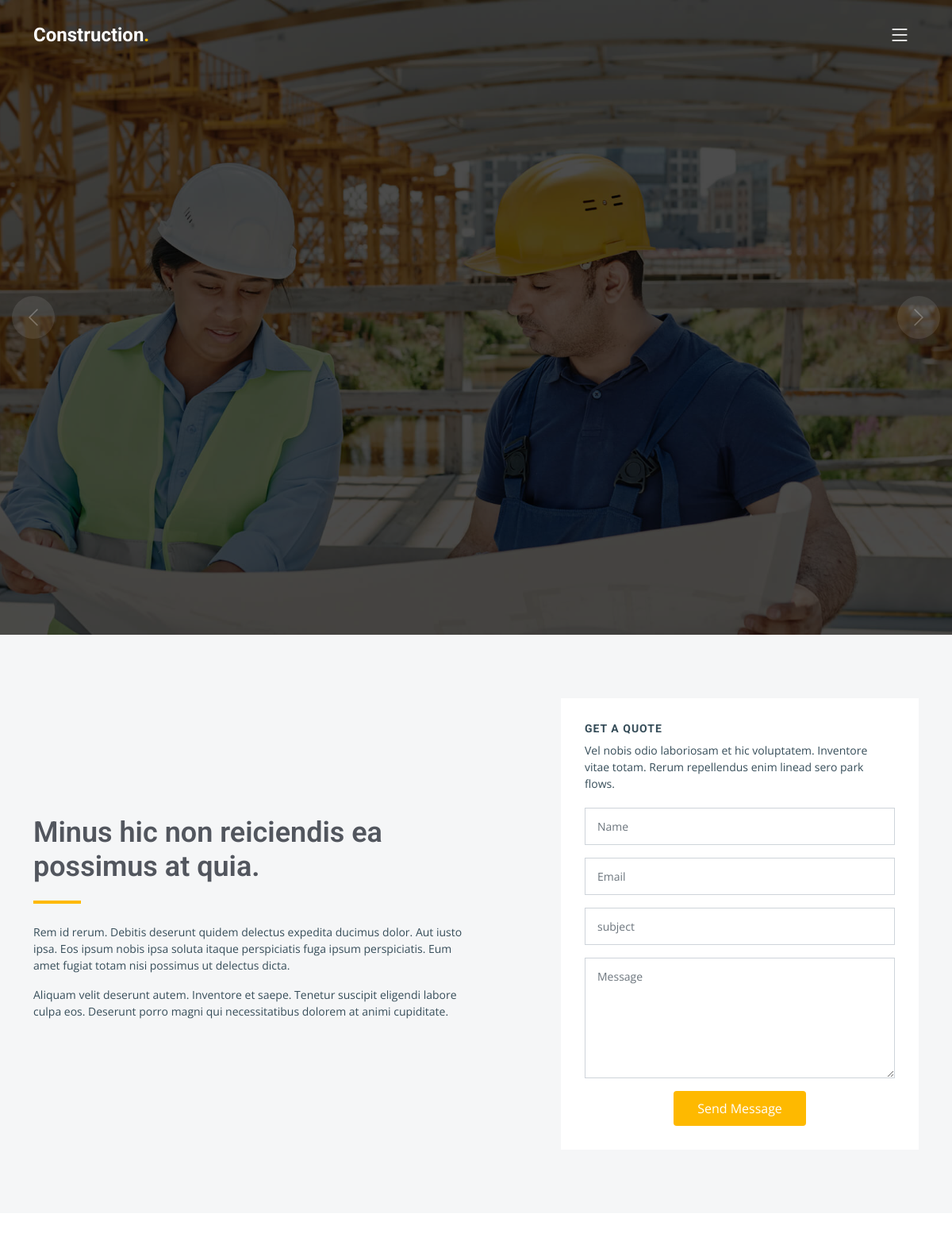
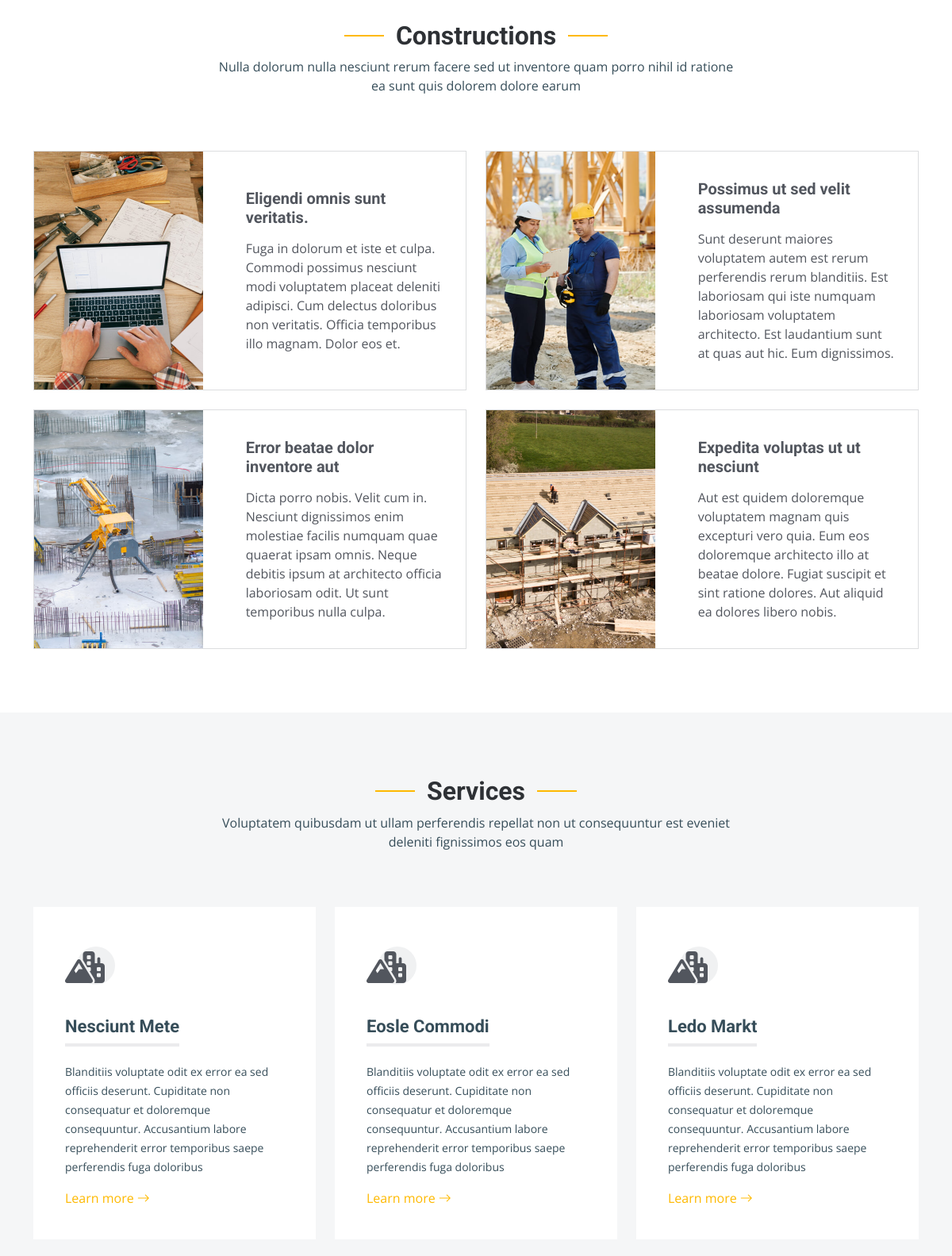
The page / (upper part) on the database its author committed (2 pictures, top to bottom).
### mainApp/models.py (models this page shows, shortened)
class Slider(models.Model):
    title = models.CharField(max_length=800)
    sub_title = models.CharField(max_length=800)
    slide = models.ImageField(upload_to='slider_image')

class Construction(models.Model):
    title = models.CharField(max_length=800)
    image = models.ImageField(upload_to='construction')
    details = RichTextField()

class Service(models.Model):
    title = models.CharField(max_length=800)
    icon = models.ImageField(upload_to='services')
    details = RichTextField()

### mainApp/views.py (the view, shortened to what this page needs)
# urls.py: 2. Add a URL to urlpatterns:  path('', views.home, name='home')
def home(request):
    slider = Slider.objects.all()
    remodeling = Project.objects.filter(category__icontains='Remodeling')[:3]
    construction = Project.objects.filter(category__icontains='Construction')[:3]
    design = Project.objects.filter(category__icontains='Design')[:3]
    repairs = Project.objects.filter(category__icontains='Repairs')[:3]
    testimonial = Testimonial.objects.all()
    recent_blog = Blog.objects.all().order_by('-date')[:3]
    constructions = Construction.objects.all()[:4]
    services = Service.objects.all()
    modisit = Feature.objects.filter(category__icontains='Modisit')
    praesenti = Feature.objects.filter(category__icontains='Praesenti')
    explica = Feature.objects.filter(category__icontains='Explica')
    nostrum = Feature.objects.filter(category__icontains='Nostrum')
    if request.method == 'POST':
        email = request.POST.get('email')
        us = NewsLetter(email=email)
        us.save()
        return redirect('home')
    context  = {
        'slider': slider,
        'remodeling': remodeling,
        'construction': construction,
        'design': design,
        'repairs': repairs,
        'constructions': constructions,
        'services': services,
        'modisit': modisit,
        'praesenti': praesenti,
        'explica': explica,
        'nostrum': nostrum,
        'testimonials': testimonial,
        'rblog': recent_blog
    }
    return render(request, 'index.html', context)

### mainApp/templates/index.html (shortened to what this page needs)
{% load static %}
<!DOCTYPE html>
<html lang="en">
<head>
  <link href="{% static 'vendor/bootstrap/css/bootstrap.min.css' %}" rel="stylesheet">
  <link href="{% static 'vendor/bootstrap-icons/bootstrap-icons.css' %}" rel="stylesheet">
  <link href="{%  static 'vendor/fontawesome-free/css/all.min.css' %}" rel="stylesheet">
  <link href="{% static 'vendor/aos/aos.css' %}" rel="stylesheet">
  <link href="{% static 'vendor/glightbox/css/glightbox.min.css' %}" rel="stylesheet">
  <link href="{% static 'vendor/swiper/swiper-bundle.min.css' %}" rel="stylesheet">
  <link href="{% static 'css/main.css' %}" rel="stylesheet">
</head>
<body>
  <header id="header" class="header d-flex align-items-center">
    <div class="container-fluid container-xl d-flex align-items-center justify-content-between">
      <a href="{% url 'home' %}" class="logo d-flex align-items-center">
        <h1>Construction<span>.</span></h1>
      </a>
      <i class="mobile-nav-toggle mobile-nav-show bi bi-list"></i>
    </div>
  </header>
  <section id="hero" class="hero">
    <div class="info d-flex align-items-center">
    </div>
    <div id="hero-carousel" class="carousel slide" data-bs-ride="carousel" data-bs-interval="5000">
      {%for x in slider %}
      <div class="carousel-item active" style="background-image: url({{x.slide.url}})"></div>
      {% endfor %}
      <a class="carousel-control-prev" href="#hero-carousel" role="button" data-bs-slide="prev">
        <span class="carousel-control-prev-icon bi bi-chevron-left" aria-hidden="true"></span>
      </a>
      <a class="carousel-control-next" href="#hero-carousel" role="button" data-bs-slide="next">
        <span class="carousel-control-next-icon bi bi-chevron-right" aria-hidden="true"></span>
      </a>
    </div>
  </section>
  <main id="main">
    <section id="get-started" class="get-started section-bg">
      <div class="container">
        <div class="row justify-content-between gy-4">
          <div class="col-lg-6 d-flex align-items-center" data-aos="fade-up">
            <div class="content">
              <h3>Minus hic non reiciendis ea possimus at quia.</h3>
              <p>Rem id rerum. Debitis deserunt quidem delectus expedita ducimus dolor. Aut iusto ipsa. Eos ipsum nobis ipsa soluta itaque perspiciatis fuga ipsum perspiciatis. Eum amet fugiat totam nisi possimus ut delectus dicta.
              <p>Aliquam velit deserunt autem. Inventore et saepe. Tenetur suscipit eligendi labore culpa eos. Deserunt porro magni qui necessitatibus dolorem at animi cupiditate.</p>
            </div>
          </div>
          <div class="col-lg-5" data-aos="fade">
            <form action="#" method="post" class="php-email-form">
              <h3>Get a quote</h3>
              <p>Vel nobis odio laboriosam et hic voluptatem. Inventore vitae totam. Rerum repellendus enim linead sero park flows.</p>
              <div class="row gy-3">
                <div class="col-md-12">
                  <input type="text" name="name" class="form-control" placeholder="Name" required>
                </div>
                <div class="col-md-12 ">
                  <input type="email" class="form-control" name="email" placeholder="Email" required>
                </div>
                <div class="col-md-12">
                  <input type="text" class="form-control" name="subject" placeholder="subject" required>
                </div>
                <div class="col-md-12">
                  <textarea class="form-control" name="message" rows="6" placeholder="Message" required></textarea>
                </div>
                <div class="col-md-12 text-center">
                  <button type="submit">Send Message</button>
                </div>
              </div>
            </form>
          </div>
        </div>
      </div>
    </section>
    <section id="constructions" class="constructions">
      <div class="container" data-aos="fade-up">
        <div class="section-header">
          <h2>Constructions</h2>
          <p>Nulla dolorum nulla nesciunt rerum facere sed ut inventore quam porro nihil id ratione ea sunt quis dolorem dolore earum</p>
        </div>
        <div class="row gy-4">
          {% for x in constructions %}
          <div class="col-lg-6" data-aos="fade-up" data-aos-delay="100">
            <div class="card-item">
              <div class="row">
                <div class="col-xl-5">
                  <div class="card-bg" style="background-image: url({{x.image.url}});"></div>
                </div>
                <div class="col-xl-7 d-flex align-items-center">
                  <div class="card-body">
                    <h4 class="card-title">{{x.title}}</h4>
                    <p>{{x.details|safe}}</p>
                  </div>
                </div>
              </div>
            </div>
          </div>
          {% endfor %}
        </div>
      </div>
    </section>
    <section id="services" class="services section-bg">
      <div class="container" data-aos="fade-up">
        <div class="section-header">
          <h2>Services</h2>
          <p>Voluptatem quibusdam ut ullam perferendis repellat non ut consequuntur est eveniet deleniti fignissimos eos quam</p>
        </div>
        <div class="row gy-4">
          {% for x in services %}
          <div class="col-lg-4 col-md-6" data-aos="fade-up" data-aos-delay="100">
            <div class="service-item  position-relative">
              <div class="icon">
                <i class="fa-solid fa-mountain-city"></i>
              </div>
              <h3>{{x.title}}</h3>
              <p>{{x.details|safe|slice:":201"}}</p>
              <a href="{% url 'service-details' x.pk %}" class="readmore stretched-link">Learn more <i class="bi bi-arrow-right"></i></a>
            </div>
          </div>
          {% endfor %}
        </div>
      </div>
    </section>
  </main>
{% include 'include/footer.html' %}
</body>
</html>

### rows shown on the page
Slider: slide (picture)
Construction: image (picture), title "Eligendi omnis sunt veritatis.", details "Fuga in dolorum et iste et culpa. Commodi possimus nesciunt modi voluptatem placeat deleniti adipisci. Cum delectus doloribus non veritatis. Officia temporibus illo magnam. Dolor eos et."
Construction: image (picture), title "Possimus ut sed velit assumenda", details "Sunt deserunt maiores voluptatem autem est rerum perferendis rerum blanditiis. Est laboriosam qui iste numquam laboriosam voluptatem architecto. Est laudantium sunt at quas aut hic. Eum dignissimos."
Construction: image (picture), title "Error beatae dolor inventore aut", details "Dicta porro nobis. Velit cum in. Nesciunt dignissimos enim molestiae facilis numquam quae quaerat ipsam omnis. Neque debitis ipsum at architecto officia laboriosam odit. Ut sunt temporibus nulla culpa."
Construction: image (picture), title "Expedita voluptas ut ut nesciunt", details "Aut est quidem doloremque voluptatem magnam quis excepturi vero quia. Eum eos doloremque architecto illo at beatae dolore. Fugiat suscipit et sint ratione dolores. Aut aliquid ea dolores libero nobis."
Service: title "Nesciunt Mete", details "Blanditiis voluptate odit ex error ea sed officiis deserunt. Cupiditate non consequatur et doloremque consequuntur. Accusantium labore reprehenderit error temporibus saepe perferendis fuga doloribus"
Service: title "Eosle Commodi", details "Blanditiis voluptate odit ex error ea sed officiis deserunt. Cupiditate non consequatur et doloremque consequuntur. Accusantium labore reprehenderit error temporibus saepe perferendis fuga doloribus"
Service: title "Ledo Markt", details "Blanditiis voluptate odit ex error ea sed officiis deserunt. Cupiditate non consequatur et doloremque consequuntur. Accusantium labore reprehenderit error temporibus saepe perferendis fuga doloribus"
